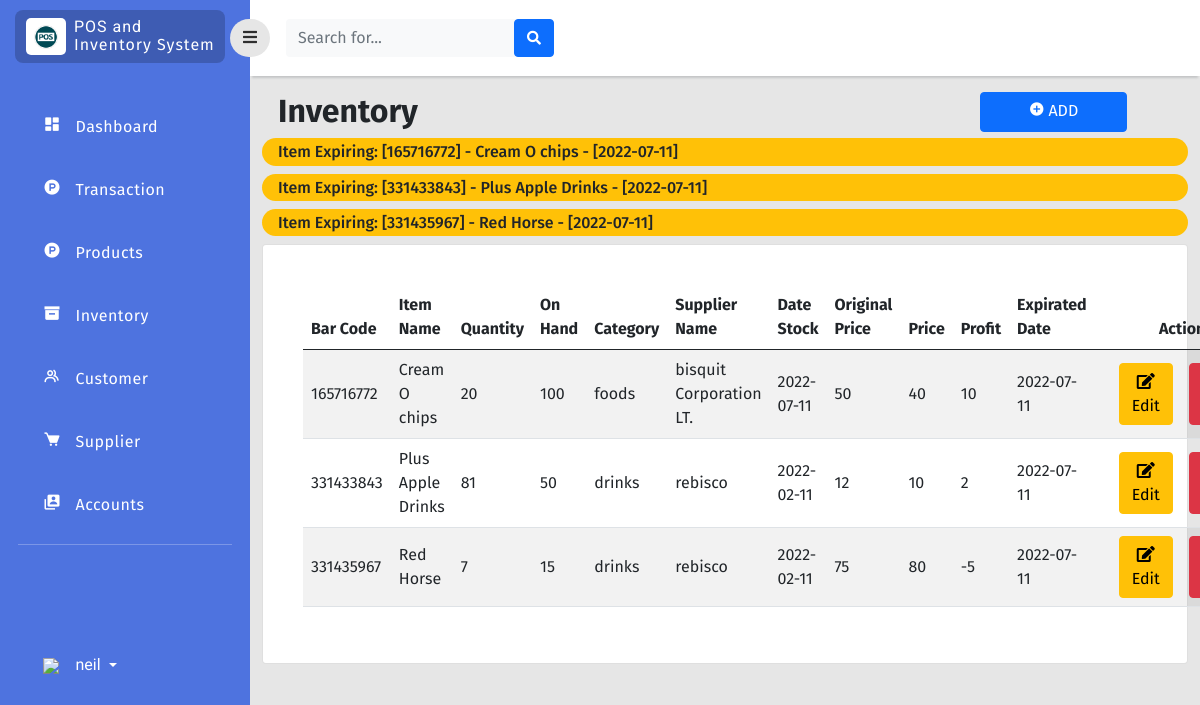
Page /php/inventory.php (signed in) on the earlier database version.
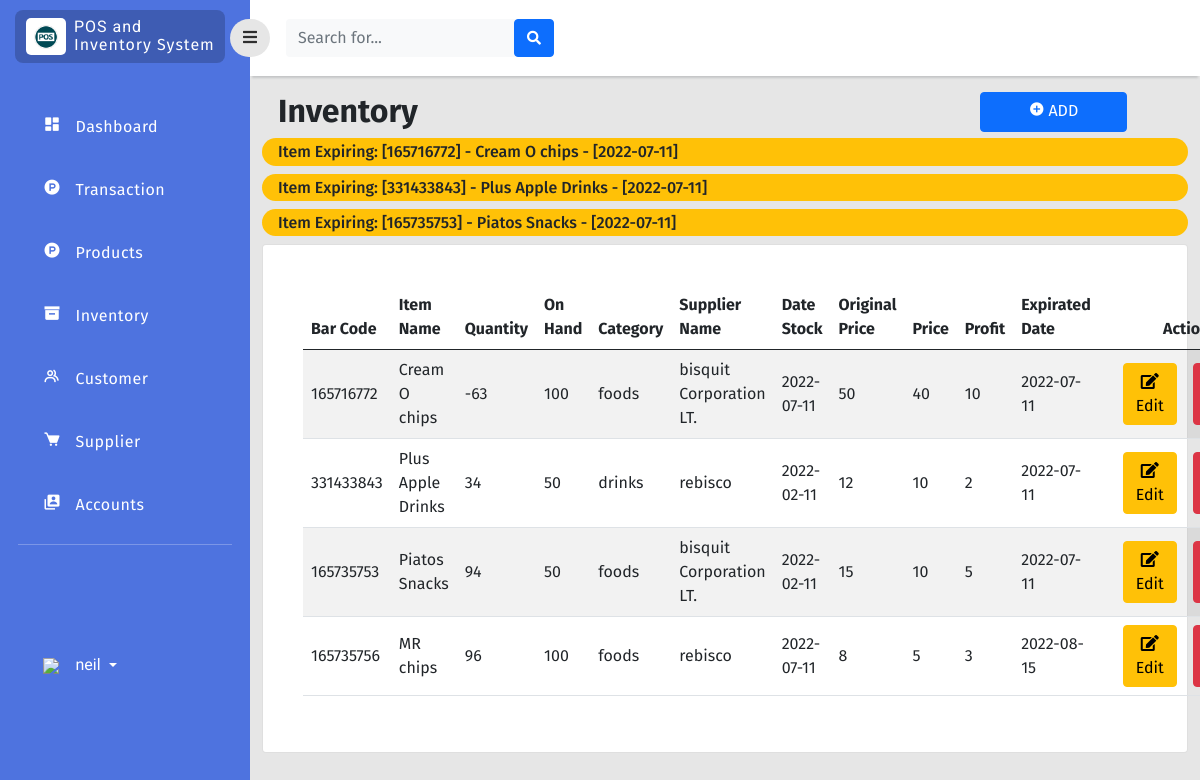
Same page on the later database version.
### tables this page shows
CREATE TABLE `inventory` (
  `item_id` bigint(11) NOT NULL,
  `bar_code` bigint(11) NOT NULL,
  `item_name` varchar(255) NOT NULL,
  `quantity` int(11) NOT NULL,
  `price` double NOT NULL,
  `orignal_price` double NOT NULL,
  `profit` double NOT NULL,
  `on_hand` int(11) NOT NULL,
  `category_id` int(11) NOT NULL,
  `supplier_id` int(11) NOT NULL,
  `stock_in` date NOT NULL,
  `date_expired` date NOT NULL
);

CREATE TABLE `category` (
  `category_id` int(11) NOT NULL,
  `category_name` enum('foods','drinks') NOT NULL
);

CREATE TABLE `supplier` (
  `supplier_id` int(11) NOT NULL,
  `company_name` varchar(255) NOT NULL,
  `location_id` int(255) NOT NULL,
  `phone_no` int(11) NOT NULL
);

### php/inventory.php (the view, shortened to what this page needs)
<?php
include 'connection.php';
?>
<!doctype html>
<html lang="en">
  <head>
    <link href="https://cdn.jsdelivr.net/npm/bootstrap@5.0.2/dist/css/bootstrap.min.css" rel="stylesheet"
>
    <link rel="stylesheet" type="text/css" href="../style/dash.css">
    <link
      href="https://cdnjs.cloudflare.com/ajax/libs/font-awesome/5.15.1/css/all.min.css"
      rel="stylesheet"
    />
    <link href='https://unpkg.com/boxicons@2.1.2/css/boxicons.min.css' rel='stylesheet'>
    </head>
    <body>
    <div class="page">
        <div class="sidebar">
            <div class="sidebar-header">
                <div class="sidebar-logo-container">
                    <div class="logo-container">
                        <img class="logo-sidebar" src="../image/logo.png" />
                    </div>
                    <div class="sys-name-container mt-2">
                        <p class="sys-name">
                            POS and <br>
                            <span class="brand-subname">
                            Inventory System
                            </span>
                        </p>
                    </div>
                </div>
            </div>
            <div class="sidebar-body">
                <ul class="navigation-list">
                    <li class="navigation-list-item">
                        <a class="navigation-link" href="dashboard.php">
                            <div class="row">
                                <div class="col-2">
                                    <i class='bx bxs-dashboard'></i>
                                </div>
                                <div class="col-9">
                                    Dashboard
                                </div>
                            </div>
                        </a>
                    </li>
                                          <li class="navigation-list-item">
                        <a class="navigation-link" href="transaction.php">
                            <div class="row">
                                <div class="col-2">
                                    <i class='bx bxl-product-hunt' ></i>
                                </div>
                                <div class="col-9">
                                    Transaction
                                </div>
                            </div>
                        </a>
                    </li>
                    <li class="navigation-list-item">
                        <a class="navigation-link" href="product.php">
                            <div class="row">
                                <div class="col-2">
                                    <i class='bx bxl-product-hunt' ></i>
                                </div>
                                <div class="col-9">
                                    Products
                                </div>
                            </div>
                        </a>
                    </li>
                     <li class="navigation-list-item">
                        <a class="navigation-link" href="inventory.php">
                            <div class="row">
                                <div class="col-2">
                                    <i class='bx bxs-box'></i>
                                </div>
                                <div class="col-9">
                                    Inventory
                                </div>
                            </div>
                        </a>
                    </li>
                    <li class="navigation-list-item">
                        <a class="navigation-link" href="customer.php">
                            <div class="row">
                                <div class="col-2">
                                    <i class='bx bx-group'></i>
                                </div>
                                <div class="col-9">
                                    Customer
                                </div>
                            </div>
                        </a>
                    </li>
                    <li class="navigation-list-item">
                        <a class="navigation-link" href="supplier.php">
                            <div class="row">
                                <div class="col-2">
                                    <i class='bx bxs-cart' ></i>
                                </div>
                                <div class="col-9">
                                    Supplier
                                </div>
                            </div>
                        </a>
                    </li>
                    <li class="navigation-list-item">
                        <a class="navigation-link" href="user_manager.php">
                            <div class="row">
                                <div class="col-2">
                                    <i class='bx bxs-user-account'></i>
                                </div>
                                <div class="col-9">
                                    Accounts
                                </div>
                            </div>
                        </a>
                    </li>
                    <hr style="color:rgb(255, 255, 255);margin-top:10px;">
                    <li class="navigation-list-item" style="margin-top: 45%;">
                        <div class="dropdown pb-1">
                            <a href="#" class="d-flex align-items-center text-white text-decoration-none dropdown-toggle" id="dropdownUser1" data-bs-toggle="dropdown" aria-expanded="false">
                                <div class="col-2">
                                    <img src="../image/user_35px.png" />
                                </div>
                                <span class="d-none d-sm-inline mx-1"><?php echo $_SESSION["username"];  ?></span>
                            </a>
                        </div>
                    </li>
                </ul>
            </div>
        </div>
        <div class="content">
            <div class="navigationBar">
                <button id="sidebarToggle" class="btn sidebarToggle">
                    <i class="fas fa-bars"></i>
                </button>
                <form class="d-none d-sm-inline-block form-inline mr-auto ml-md-3 my-2 my-md-0 mw-100 navbar-search ms-3">
                    <div class="input-group">
                        <input type="text" class="form-control bg-light border-0 small" placeholder="Search for..."aria-label="Search" aria-describedby="basic-addon2"id="SearchMo" onkeyup="myFunction()">
                        <div class="input-group-append">
                            <button class="btn btn-primary" type="button">
                                <i class="fas fa-search fa-sm"></i>
                            </button>
                        </div>
                    </div>
                </form>
            </div>
            <div class="col py-3 d-flex justify-content-center overflow-auto">
                 <div class="container-fluid">
                <div class="row">
                        <div class="col d-flex justify-content">
                            <br>
                            <div class="w-50">
                                <h2 class="text-dark text-start ps-3 fw-bold">Inventory </h2>
                            </div>
                            <div class="position-left w-50">
                                <button type="button" class="btn btn-primary px-5 pb-2" data-bs-toggle="modal" data-bs-target="#create" style="margin-left: 55%;"><b><i class='bx bxs-plus-circle'></i> </b> ADD</button>
                            </div>
                        </div>
                    </div>
                    <?php
                            $expired = mysqli_query($con, "SELECT * FROM inventory WHERE (( date_expired - INTERVAL 8 DAY) <= current_date()) ORDER BY date_expired asc");
                            while($row = mysqli_fetch_array($expired)) { ?>
                            <h6 class="bg-warning p-1 ps-3 rounded-pill">Item Expiring: [<?php echo $row['bar_code']. "] - " .$row['item_name']. " - [" .$row['date_expired']; ?>]</h6>
                            <?php
                            }
                            ?>
                    <div class="row">
                        <div class="col ">
                            <div class="card">
                                <div class="card-body rounded-3 m-4 table-responsive-sm">
                                    <table class="table table-striped align-middle" id="InventoryTab">
                                        <thead>
                                            <tr>
                                                <th scope="col">Bar Code</th>
                                                <th scope="col">Item Name</th>
                                                <th scope="col">Quantity</th>
                                                <th scope="col">On Hand</th>
                                                <th scope="col">Category</th>
                                                <th scope="col">Supplier Name</th>
                                                <th scope="col">Date Stock</th>
                                                <th scope="col">Original Price</th>
                                                <th scope="col">Price</th>
                                                <th scope="col">Profit</th>
                                                <th scope="col">Expirated Date</th>
                                                <th scope="col" style="text-align: center;">Action</th>
                                            </tr>
                                        </thead>
                                        <tbody>
                                            <?php
                                            $query_run = mysqli_query($con,"SELECT * FROM inventory");
                                            $sql_run = mysqli_query($con,"SELECT * FROM category,inventory WHERE(category.category_id=inventory.category_id)");
                                            $sup_run = mysqli_query($con,"SELECT * FROM supplier,inventory WHERE(supplier.supplier_id=inventory.supplier_id)");
                                            while ($row=mysqli_fetch_assoc($query_run) AND $rows=mysqli_fetch_assoc($sql_run) AND $raw=mysqli_fetch_assoc($sup_run)) { ?>
                                            <tr>
                                                <td><?php echo $row['bar_code'];  ?></td>
                                                <td><?php echo $row['item_name'];  ?></td>
                                                <td ><?php echo $row['quantity'];  ?></td>
                                                <td><?php echo $row['on_hand'];  ?></td>
                                                <td ><?php echo $rows['category_name'];  ?></td>
                                                <td><?php echo $raw['company_name'];  ?></td>
                                                <td><?php echo $row['stock_in'];  ?></td>
                                                <td ><?php echo $row['orignal_price'];  ?></td>
                                                <td ><?php echo $row['price'];  ?></td>
                                                <td ><?php echo $row['profit'];  ?></td>
                                                <td ><?php echo $row['date_expired'];  ?></td>
                                                <td>
                                                    <div class="d-flex flex-row justify-content-center">
                                                        <button class="btn btn-warning editbtn mx-3" data-toggle="modal" type="button"><i class="fas fa-edit" data-toggle="tooltip" title="edit"></i>Edit</button>
                                                        <button class="btn btn-danger deletebtn" data-toggle="modal" type="button"><i class="fas fa-trash" data-toggle="tooltip" title="edit"></i>Delete</button>
                                                </td>
                                            </tr>
                                        <?php }  ?>
                                        </tbody>
                                    </table>
                                </div>
                            </div>
                        </div>
                    </div>
                </div>
            </div>
        </div>
    </div>
</body>
</html>

### style/dash.css (style rules this page uses)
* { font-family: 'Fira Sans', sans-serif; }
body { background-color: #e6e6e6; }
.page .sidebar { background: rgb(78, 115, 223); position: fixed; top: 0; left: 0; width: 250px; height: 100vh; overflow-y: auto; overflow-x: hidden; transition: all 0.3s ease; }
.page .content { margin-left: 250px; transition: all 0.3s ease; }
.navigationBar { background-color: white; height: 50px; display: flex; padding: 38px 0px; align-items: center; box-shadow: 0 4px 2px -2px #c5c6c7; }
.sidebarToggle { font-size: 16px; color: rgb(0, 0, 0, 0.8); margin-left: -20px; z-index: 999; border-radius: 50px; background-color: #e6e6e6; transition: all 0.3s ease; outline: none!important; box-shadow: none!important; }
.sidebar-header { padding: 10px 25px 10px 15px; }
.sidebar-logo-container { background-color: rgb(0, 0, 0, 0.2); border-radius: 8px; padding-left: 3px; display: flex; }
.logo-container { max-width: 40px; background-color: #fff; border-radius: 5px; margin: 8px; padding: 6px 8px; }
.logo-sidebar { width: 100%; height: auto; }
.sys-name { color: white; margin: 0px; line-height: 1.1rem; font-size: 16px; letter-spacing: 1px; font-family: 'Roboto', sans-serif; }
.navigation-list { list-style-type:none; padding: 0px 18px; margin-top: 30px; }
.navigation-list-item { padding: 12px 18px 12px 25px; margin: 15px 0px; border-radius: 8px; }
.navigation-link { color: #fff; letter-spacing: 0.5px; font-weight: 400; text-decoration: none; font-size: 16px; font-family: 'Roboto', sans-serif; }
.navigation-link i { font-size: 18px; color: #fff; }
.navigation-list-item .dropdown span { text-decoration: none; font-size: 16px; font-family: 'Roboto', sans-serif; }

Differences in the rows shown:
removed inventory: bar_code "331435967", item_name "Red Horse", date_expired "2022-07-11", quantity "7", on_hand "15", category.category_name "drinks", supplier.company_name "rebisco", stock_in "2022-02-11", orignal_price "75", price "80", profit "-5"
changed inventory "Cream O chips": quantity "20" → "-63"
changed inventory "Plus Apple Drinks": quantity "81" → "34"
added inventory: bar_code "165735753", item_name "Piatos Snacks", date_expired "2022-07-11", quantity "94", on_hand "50", category.category_name "foods", supplier.company_name "bisquit Corporation LT.", stock_in "2022-02-11", orignal_price "15", price "10", profit "5"
added inventory: bar_code "165735756", item_name "MR chips", quantity "96", on_hand "100", category.category_name "foods", supplier.company_name "rebisco", stock_in "2022-07-11", orignal_price "8", price "5", profit "3", date_expired "2022-08-15"
